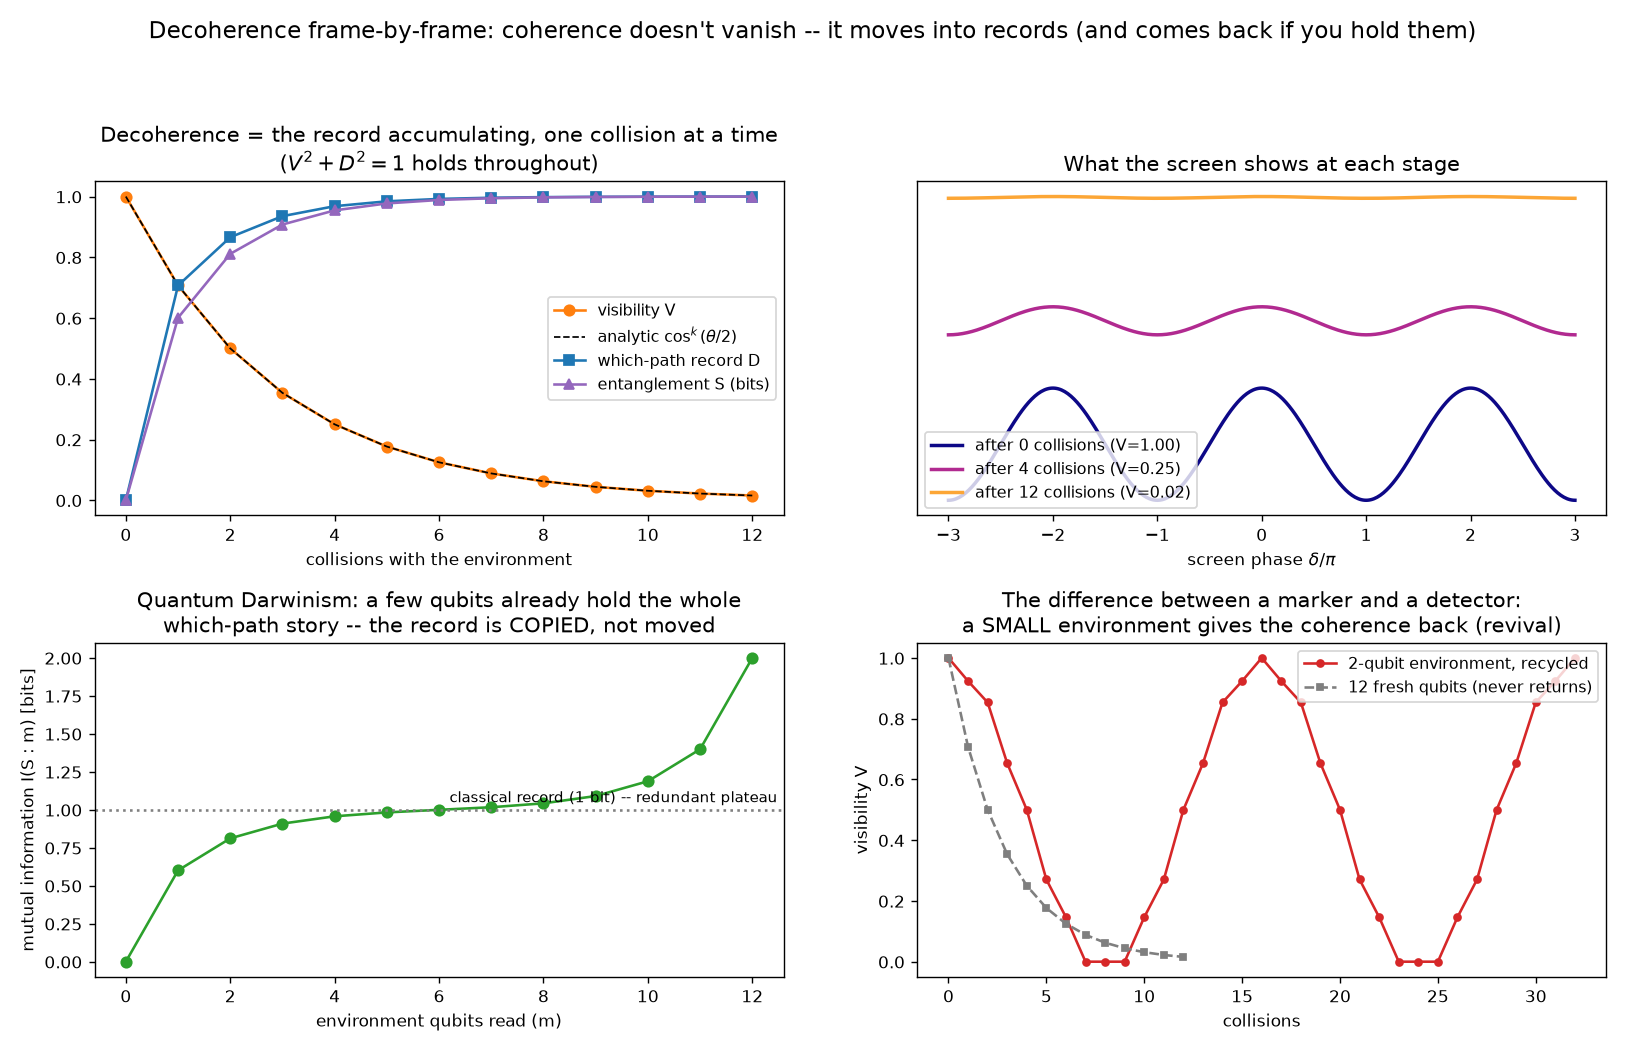

Recreate this plot in Python.
"""
Experiment 2 — decoherence frame-by-frame (collision model, exact state vector).

A path qubit S (slit 1 / slit 2, prepared in |+>) collides sequentially with
environment qubits (each starts |0>).  A collision = controlled-Ry(theta):
IF the particle took slit 2, rotate that env qubit by theta.  Each collision
writes a PARTIAL which-path record into one more degree of freedom.

Exact analytics to verify against:
  after k collisions (fresh qubits), the two environment states' overlap is
  <E1|E2> = cos(theta/2)^k, and fringe visibility V(k) = cos(theta/2)^k,
  distinguishability D = sqrt(1-V^2), duality V^2 + D^2 = 1 throughout,
  path-qubit entropy -> 1 bit as V -> 0.

Four read-outs:
  1) V falls, D rises, entanglement entropy rises -- vs analytic.
  2) The screen: fringe curves (1 + V cos delta)/2 at three stages.
  3) Quantum Darwinism: mutual information I(S : m env qubits) vs m --
     the record is REDUNDANT (many small copies), with the classic plateau.
  4) Reversibility: recycle a tiny 2-qubit environment (hit the same qubits
     again and again) -> the coherence REVIVES periodically; a fresh 12-qubit
     environment never gives it back.  Marker (reversible) vs detector
     (effectively irreversible) in one plot.
"""
import numpy as np
import matplotlib
matplotlib.use("Agg")
import matplotlib.pyplot as plt

log2 = np.log2

def apply_2q(psi, gate, a, b, n):
    """apply 4x4 gate to qubits (a,b) of an n-qubit state vector."""
    psi = psi.reshape((2,)*n)
    psi = np.moveaxis(psi, (a, b), (0, 1)).reshape(4, -1)
    psi = gate @ psi
    psi = np.moveaxis(psi.reshape((2, 2) + (2,)*(n-2)), (0, 1), (a, b))
    return psi.reshape(-1)

def cry(theta):
    """controlled-Ry(theta): control qubit 0 (path=slit2), target qubit 1."""
    c, s = np.cos(theta/2), np.sin(theta/2)
    G = np.eye(4, dtype=complex)
    G[2:, 2:] = [[c, -s], [s, c]]
    return G

def rho_of(psi, keep, n):
    """reduced density matrix of qubit subset `keep`."""
    rest = [q for q in range(n) if q not in keep]
    M = np.moveaxis(psi.reshape((2,)*n), keep, range(len(keep)))
    M = M.reshape(2**len(keep), -1)
    return M @ M.conj().T

def entropy(rho):
    ev = np.linalg.eigvalsh(rho)
    ev = ev[ev > 1e-12]
    return float(-(ev*log2(ev)).sum())

def path_metrics(psi, n):
    rho = rho_of(psi, [0], n)
    V = 2*abs(rho[0, 1])
    E1 = psi.reshape(2, -1)[0]; E2 = psi.reshape(2, -1)[1]
    n1, n2 = np.linalg.norm(E1), np.linalg.norm(E2)
    ov = abs(np.vdot(E1, E2))/(n1*n2) if n1 > 0 and n2 > 0 else 1.0
    D = np.sqrt(max(0.0, 1 - ov**2))
    return V, D, entropy(rho)

# ---------------- run 1: fresh environment, 12 collisions ----------------
Ne, theta = 12, np.pi/2
n = 1 + Ne
psi = np.zeros(2**n, complex)
psi[0] = 1.0
# path qubit -> |+>
H = np.array([[1, 1], [1, -1]])/np.sqrt(2)
psi = psi.reshape(2, -1); psi = (H @ psi).reshape(-1)

Vs, Ds, Ss = [], [], []
V, D, S = path_metrics(psi, n); Vs.append(V); Ds.append(D); Ss.append(S)
snapshots = {0: V}
for k in range(Ne):
    psi = apply_2q(psi, cry(theta), 0, 1+k, n)
    V, D, S = path_metrics(psi, n)
    Vs.append(V); Ds.append(D); Ss.append(S)
    if k+1 in (4, 12):
        snapshots[k+1] = V
Vs, Ds, Ss = map(np.array, (Vs, Ds, Ss))
ks = np.arange(Ne+1)
V_th = np.cos(theta/2)**ks
print("FRESH ENVIRONMENT (12 collisions, theta = pi/2):")
print(f"   max |V_sim - cos^k(theta/2)|  = {np.max(np.abs(Vs - V_th)):.2e}")
print(f"   max |V^2 + D^2 - 1|           = {np.max(np.abs(Vs**2 + Ds**2 - 1)):.2e}")
print(f"   final entropy of path qubit   = {Ss[-1]:.4f} bits (-> 1)")

# ---------------- run 2: quantum Darwinism at the final state ----------------
Ifrag = []
S_S = entropy(rho_of(psi, [0], n))
for m in range(Ne+1):
    frag = list(range(1, 1+m))
    S_F = entropy(rho_of(psi, frag, n)) if m else 0.0
    S_SF = entropy(rho_of(psi, [0]+frag, n))
    Ifrag.append(S_S + S_F - S_SF)
Ifrag = np.array(Ifrag)
m_star = int(np.argmax(Ifrag >= 0.95*S_S))
print(f"\nQUANTUM DARWINISM: I(S:m qubits) reaches 95% of the full record at m = {m_star}"
      f" of {Ne}; plateau ~{S_S:.2f} bit; full env: {Ifrag[-1]:.2f} bits (pure-state 2x).")

# ---------------- run 3: tiny recycled environment -> revival ----------------
Ne2, theta2, hits = 2, np.pi/4, 32
n2 = 1 + Ne2
psi2 = np.zeros(2**n2, complex); psi2[0] = 1.0
psi2 = psi2.reshape(2, -1); psi2 = (H @ psi2).reshape(-1)
Vr = [path_metrics(psi2, n2)[0]]
for k in range(hits):
    psi2 = apply_2q(psi2, cry(theta2), 0, 1 + (k % Ne2), n2)
    Vr.append(path_metrics(psi2, n2)[0])
Vr = np.array(Vr)
k_rev = int(np.argmax(Vr[1:] > 0.999)) + 1
print(f"\nREVIVAL (2 recycled qubits, theta = pi/4): V collapses and returns to "
      f"{Vr[k_rev]:.4f} at collision {k_rev} (predicted 16).")

# ---------------- figure ----------------
fig, ax = plt.subplots(2, 2, figsize=(13, 8.4))

ax[0, 0].plot(ks, Vs, "o-", color="tab:orange", label="visibility V")
ax[0, 0].plot(ks, V_th, "k--", lw=1, label=r"analytic $\cos^k(\theta/2)$")
ax[0, 0].plot(ks, Ds, "s-", color="tab:blue", label="which-path record D")
ax[0, 0].plot(ks, Ss, "^-", color="tab:purple", label="entanglement S (bits)")
ax[0, 0].set_xlabel("collisions with the environment")
ax[0, 0].set_title("Decoherence = the record accumulating, one collision at a time\n"
                   r"($V^2+D^2=1$ holds throughout)")
ax[0, 0].legend(fontsize=9)

delta = np.linspace(-3*np.pi, 3*np.pi, 400)
for i, (kk, vv) in enumerate(snapshots.items()):
    ax[0, 1].plot(delta/np.pi, (1 + vv*np.cos(delta))/2 + i*1.1,
                  color=plt.cm.plasma(i/2.5), lw=2,
                  label=f"after {kk} collisions (V={vv:.2f})")
ax[0, 1].set_xlabel(r"screen phase $\delta/\pi$"); ax[0, 1].set_yticks([])
ax[0, 1].set_title("What the screen shows at each stage")
ax[0, 1].legend(fontsize=9)

ax[1, 0].plot(range(Ne+1), Ifrag, "o-", color="tab:green")
ax[1, 0].axhline(S_S, ls=":", color="gray")
ax[1, 0].text(6.2, S_S+0.05, "classical record (1 bit) -- redundant plateau", fontsize=8.5)
ax[1, 0].set_xlabel("environment qubits read (m)")
ax[1, 0].set_ylabel("mutual information I(S : m) [bits]")
ax[1, 0].set_title("Quantum Darwinism: a few qubits already hold the whole\n"
                   "which-path story -- the record is COPIED, not moved")

ax[1, 1].plot(range(hits+1), Vr, "o-", color="tab:red", ms=4,
              label="2-qubit environment, recycled")
ax[1, 1].plot(ks, Vs, "s--", color="tab:gray", ms=4,
              label="12 fresh qubits (never returns)")
ax[1, 1].set_xlabel("collisions"); ax[1, 1].set_ylabel("visibility V")
ax[1, 1].set_title("The difference between a marker and a detector:\n"
                   "a SMALL environment gives the coherence back (revival)")
ax[1, 1].legend(fontsize=9)

fig.suptitle("Decoherence frame-by-frame: coherence doesn't vanish -- it moves into records "
             "(and comes back if you hold them)", fontsize=13)
fig.tight_layout(rect=[0, 0, 1, 0.94])
fig.savefig("decoherence_frames.png", dpi=125)
print("\nsaved -> qsim/decoherence_frames.png")
